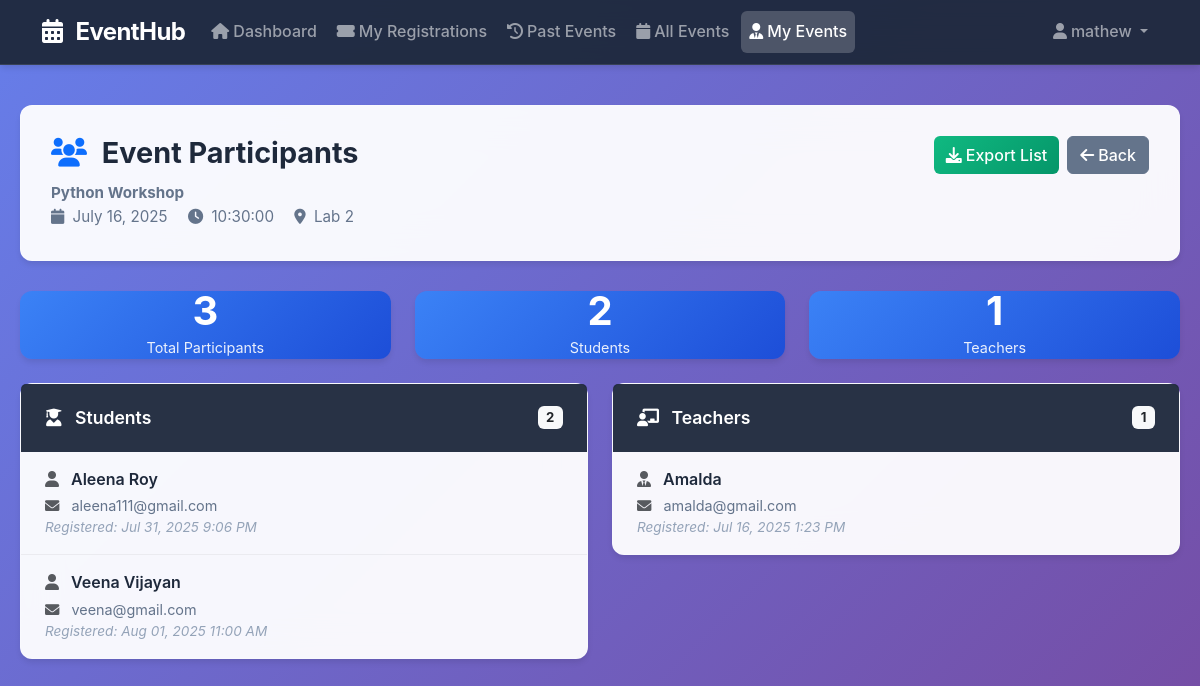
/event_participants.php?event_id=1 (signed in), run on the app's committed database.
### tables this page shows
CREATE TABLE `events` (
  `event_id` int(11) NOT NULL,
  `title` varchar(100) NOT NULL,
  `description` text DEFAULT NULL,
  `event_date` date NOT NULL,
  `event_time` time NOT NULL,
  `venue` varchar(100) DEFAULT NULL,
  `created_by_user_type` enum('admin','teacher','student') NOT NULL,
  `created_by_user_id` int(11) NOT NULL,
  `duration` int(11) DEFAULT 60
);

CREATE TABLE `registrations` (
  `registration_id` int(11) NOT NULL,
  `event_id` int(11) NOT NULL,
  `user_type` enum('student','teacher') NOT NULL,
  `user_id` int(11) NOT NULL,
  `registration_date` datetime DEFAULT current_timestamp()
);

CREATE TABLE `students` (
  `student_id` int(11) NOT NULL,
  `first_name` varchar(100) NOT NULL,
  `last_name` varchar(100) NOT NULL,
  `email` varchar(250) NOT NULL,
  `password` varchar(255) NOT NULL,
  `phone_number` varchar(15) DEFAULT NULL,
  `department` varchar(50) DEFAULT NULL,
  `year` int(11) DEFAULT NULL,
  `roll_no` varchar(20) DEFAULT NULL
);

CREATE TABLE `teachers` (
  `teacher_id` int(11) NOT NULL,
  `first_name` varchar(100) NOT NULL,
  `last_name` varchar(100) NOT NULL,
  `email` varchar(100) NOT NULL,
  `password` varchar(255) NOT NULL,
  `phone_number` varchar(15) DEFAULT NULL,
  `department` varchar(50) DEFAULT NULL,
  `designation` varchar(100) DEFAULT NULL
);

### event_participants.php (the view, shortened to what this page needs)
<?php
$conn = new mysqli('localhost', 'root', '', 'event_management');
$teacherId = (int)$_SESSION['user_id'];
$eventId = isset($_GET['event_id']) ? (int)$_GET['event_id'] : 0;
$stmt = $conn->prepare("SELECT * FROM events WHERE event_id = ? AND created_by_user_type = 'teacher' AND created_by_user_id = ?");
$stmt->bind_param("ii", $eventId, $teacherId);
$stmt->execute();
$result = $stmt->get_result();
$event = $result->fetch_assoc();
$stmt = $conn->prepare("
    SELECT r.user_id, s.first_name, s.last_name, s.email, r.registration_date
    FROM registrations r
    JOIN students s ON r.user_id = s.student_id
    WHERE r.event_id = ? AND r.user_type = 'student'
    ORDER BY s.first_name, s.last_name
");
$stmt->bind_param("i", $eventId);
$stmt->execute();
$students = $stmt->get_result();
$stmt = $conn->prepare("
    SELECT r.user_id, t.first_name, t.last_name, t.email, r.registration_date
    FROM registrations r
    JOIN teachers t ON r.user_id = t.teacher_id
    WHERE r.event_id = ? AND r.user_type = 'teacher'
    ORDER BY t.first_name, t.last_name
");
$stmt->bind_param("i", $eventId);
$stmt->execute();
$teachers = $stmt->get_result();
$totalParticipants = $students->num_rows + $teachers->num_rows;
?>
<!DOCTYPE html>
<html lang="en">
<head>
    <link href="https://cdn.jsdelivr.net/npm/bootstrap@5.3.0/dist/css/bootstrap.min.css" rel="stylesheet">
    <link href="https://cdnjs.cloudflare.com/ajax/libs/font-awesome/6.0.0/css/all.min.css" rel="stylesheet">
</head>
<body>
    <nav class="navbar navbar-expand-lg navbar-dark">
        <div class="container">
            <a class="navbar-brand" href="teacher_dashboard.php">
                <i class="fas fa-calendar-alt me-2"></i>
                EventHub
            </a>
            <div class="collapse navbar-collapse" id="navbarNav">
                <ul class="navbar-nav me-auto">
                    <li class="nav-item">
                        <a class="nav-link" href="teacher_dashboard.php">
                            <i class="fas fa-home me-1"></i>Dashboard
                        </a>
                    </li>
                    <li class="nav-item">
                        <a class="nav-link" href="my_registrations.php">
                            <i class="fas fa-ticket-alt me-1"></i>My Registrations
                        </a>
                    </li>
                    <li class="nav-item">
                        <a class="nav-link" href="past_events.php">
                            <i class="fas fa-history me-1"></i>Past Events
                        </a>
                    </li>
                    <li class="nav-item">
                        <a class="nav-link" href="all_events.php">
                            <i class="fas fa-calendar me-1"></i>All Events
                        </a>
                    </li>
                    <li class="nav-item">
                        <a class="nav-link active" href="teacher_events.php">
                            <i class="fas fa-user-tie me-1"></i>My Events
                        </a>
                    </li>
                </ul>
                <ul class="navbar-nav">
                    <li class="nav-item dropdown">
                        <a class="nav-link dropdown-toggle" href="#" id="navbarDropdown" role="button" data-bs-toggle="dropdown" aria-expanded="false">
                            <i class="fas fa-user me-1"></i><?php echo htmlspecialchars($_SESSION['first_name']); ?>
                        </a>
                    </li>
                </ul>
            </div>
        </div>
    </nav>
    <div class="container-narrow">
        <div class="page-header">
            <div class="d-flex justify-content-between align-items-start">
                <div>
                    <h3>
                        <i class="fas fa-users me-2 text-primary"></i>
                        Event Participants
                    </h3>
                    <div class="event-details">
                        <strong><?php echo htmlspecialchars($event['title']); ?></strong><br>
                        <i class="fas fa-calendar me-1"></i>
                        <?php echo date('F d, Y', strtotime($event['event_date'])); ?>
                        <i class="fas fa-clock ms-3 me-1"></i>
                        <?php echo htmlspecialchars($event['event_time']); ?>
                        <i class="fas fa-map-marker-alt ms-3 me-1"></i>
                        <?php echo htmlspecialchars($event['venue']); ?>
                    </div>
                </div>
                <div class="d-flex gap-2">
                    <button class="btn export-btn" onclick="exportParticipants()">
                        <i class="fas fa-download me-1"></i>Export List
                    </button>
                    <a class="btn btn-secondary" href="teacher_events.php">
                        <i class="fas fa-arrow-left me-1"></i>Back
                    </a>
                </div>
            </div>
        </div>
        <div class="row mb-4">
            <div class="col-md-4">
                <div class="card stats-card">
                    <div class="card-body text-center">
                        <div class="stats-number"><?php echo $totalParticipants; ?></div>
                        <div class="stats-label">Total Participants</div>
                    </div>
                </div>
            </div>
            <div class="col-md-4">
                <div class="card stats-card">
                    <div class="card-body text-center">
                        <div class="stats-number"><?php echo $students->num_rows; ?></div>
                        <div class="stats-label">Students</div>
                    </div>
                </div>
            </div>
            <div class="col-md-4">
                <div class="card stats-card">
                    <div class="card-body text-center">
                        <div class="stats-number"><?php echo $teachers->num_rows; ?></div>
                        <div class="stats-label">Teachers</div>
                    </div>
                </div>
            </div>
        </div>
        <div class="row">
            <div class="col-md-6">
                <div class="card mb-4">
                    <div class="card-header">
                        <span>
                            <i class="fas fa-user-graduate me-2"></i>
                            Students
                        </span>
                        <span class="badge bg-light text-dark"><?php echo $students->num_rows; ?></span>
                    </div>
                    <div class="card-body">
                        <?php if ($students->num_rows > 0): ?>
                            <ul class="list-group list-group-flush">
                                <?php while ($student = $students->fetch_assoc()): ?>
                                    <li class="list-group-item">
                                        <div class="participant-name">
                                            <i class="fas fa-user me-2 text-muted"></i>
                                            <?php echo htmlspecialchars($student['first_name'] . ' ' . $student['last_name']); ?>
                                        </div>
                                        <div class="participant-email">
                                            <i class="fas fa-envelope me-2 text-muted"></i>
                                            <?php echo htmlspecialchars($student['email']); ?>
                                        </div>
                                        <div class="participant-date">
                                            Registered: <?php echo date('M d, Y g:i A', strtotime($student['registration_date'])); ?>
                                        </div>
                                    </li>
                                <?php endwhile; ?>
                            </ul>
                        <?php endif; ?>
                    </div>
                </div>
            </div>
            <div class="col-md-6">
                <div class="card mb-4">
                    <div class="card-header">
                        <span>
                            <i class="fas fa-chalkboard-teacher me-2"></i>
                            Teachers
                        </span>
                        <span class="badge bg-light text-dark"><?php echo $teachers->num_rows; ?></span>
                    </div>
                    <div class="card-body">
                        <?php if ($teachers->num_rows > 0): ?>
                            <ul class="list-group list-group-flush">
                                <?php while ($teacher = $teachers->fetch_assoc()): ?>
                                    <li class="list-group-item">
                                        <div class="participant-name">
                                            <i class="fas fa-user-tie me-2 text-muted"></i>
                                            <?php echo htmlspecialchars($teacher['first_name'] . ' ' . $teacher['last_name']); ?>
                                        </div>
                                        <div class="participant-email">
                                            <i class="fas fa-envelope me-2 text-muted"></i>
                                            <?php echo htmlspecialchars($teacher['email']); ?>
                                        </div>
                                        <div class="participant-date">
                                            Registered: <?php echo date('M d, Y g:i A', strtotime($teacher['registration_date'])); ?>
                                        </div>
                                    </li>
                                <?php endwhile; ?>
                            </ul>
                        <?php endif; ?>
                    </div>
                </div>
            </div>
        </div>
    </div>
</body>
</html>

### event_participants.php (style rules this page uses)
body { font-family: -apple-system, BlinkMacSystemFont, 'Segoe UI', 'Roboto', sans-serif; background: linear-gradient(135deg, #667eea 0%, #764ba2 100%); color: #334155; line-height: 1.6; min-height: 100vh; }
.navbar { background: rgba(30, 41, 59, 0.95) !important; backdrop-filter: blur(20px); border-bottom: 1px solid rgba(255, 255, 255, 0.1); box-shadow: 0 4px 6px -1px rgba(0, 0, 0, 0.1); }
.navbar-brand { font-weight: 700; font-size: 1.5rem; letter-spacing: -0.025em; }
.nav-link { font-weight: 500; transition: all 0.2s ease; border-radius: 6px; margin: 0 2px; }
.nav-link.active { background-color: rgba(255, 255, 255, 0.2); }
.container-narrow { max-width: 1200px; margin: 40px auto; padding: 0 20px; }
.page-header { background: rgba(255, 255, 255, 0.95); backdrop-filter: blur(20px); border-radius: 12px; padding: 30px; margin-bottom: 30px; box-shadow: 0 4px 6px -1px rgba(0, 0, 0, 0.1); border: 1px solid rgba(255, 255, 255, 0.2); }
.page-header h3 { color: #1e293b; font-weight: 700; margin-bottom: 10px; font-size: 1.8rem; }
.event-details { color: #64748b; font-size: 0.95rem; }
.card { background: rgba(255, 255, 255, 0.95); backdrop-filter: blur(20px); border: 1px solid rgba(255, 255, 255, 0.2); border-radius: 12px; box-shadow: 0 4px 6px -1px rgba(0, 0, 0, 0.1); transition: all 0.3s ease; }
.card-header { background: rgba(30, 41, 59, 0.95); color: white; border: none; border-radius: 12px 12px 0 0; padding: 20px 24px; font-weight: 600; font-size: 1.1rem; display: flex; align-items: center; justify-content: space-between; }
.card-body { padding: 0; }
.list-group-item { border: none; padding: 15px 24px; background: transparent; border-bottom: 1px solid rgba(0, 0, 0, 0.05); transition: all 0.2s ease; }
.list-group-item:last-child { border-bottom: none; }
.participant-name { font-weight: 600; color: #1e293b; font-size: 1rem; }
.participant-email { color: #64748b; font-size: 0.9rem; margin-top: 2px; }
.participant-date { color: #94a3b8; font-size: 0.85rem; font-style: italic; }
.stats-card { background: linear-gradient(135deg, #3b82f6 0%, #1d4ed8 100%); color: white; border: none; }
.stats-number { font-size: 2.5rem; font-weight: 700; line-height: 1; }
.stats-label { font-size: 0.9rem; opacity: 0.9; margin-top: 5px; }
.btn { border-radius: 6px; font-weight: 500; transition: all 0.2s ease; }
.btn-secondary { background-color: #64748b; border-color: #64748b; }
.export-btn { background: linear-gradient(135deg, #10b981 0%, #059669 100%); border: none; color: white; }

### data on the page
events: title "Python Workshop", event_date "July 16, 2025", event_time "10:30:00", venue "Lab 2"
registrations: students.first_name+last_name "Aleena Roy", students.email "aleena111@gmail.com", registration_date "Jul 31, 2025 9:06 PM"
registrations: students.first_name+last_name "Veena Vijayan", students.email "veena@gmail.com", registration_date "Aug 01, 2025 11:00 AM"
registrations: teachers.first_name+last_name "Amalda", teachers.email "amalda@gmail.com", registration_date "Jul 16, 2025 1:23 PM"

### other printed values
$_SESSION['first_name'] "mathew"
$totalParticipants "3"
$students->num_rows "2"
$teachers->num_rows "1"
